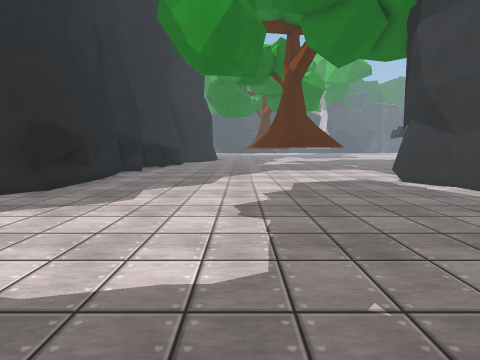
[1] (above)

17 first-person views from a walk through a 3-D level made in the Unity game engine. The camera is 1.5 m above the floor, tilts 8° down and sees 90° across. The floor is counted in squares, 1 m on a side. Each view is taken from the middle of a square. On the plan, view 1 faces up. The plan holds only what a view shows up to about 13 squares ahead; the rest is blank. The place goes on beyond the plan. The player character is not drawn. Surface patterns are stand-ins for the level's own textures.

[2]
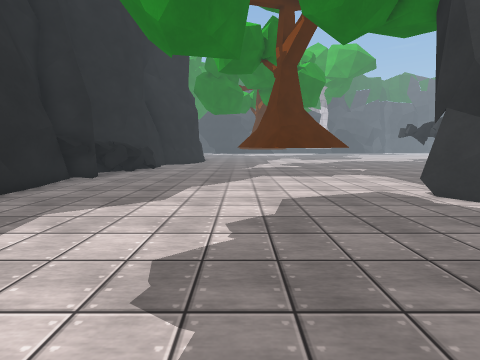

[3]
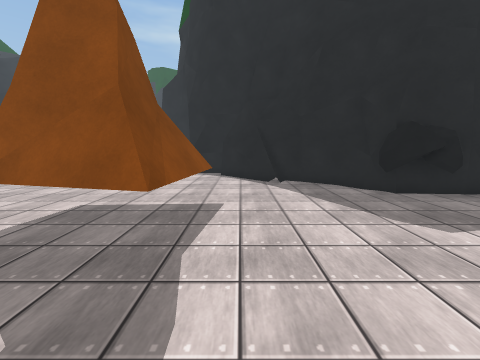

[4]
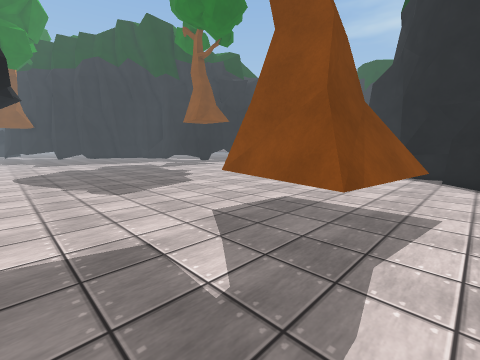

[5]
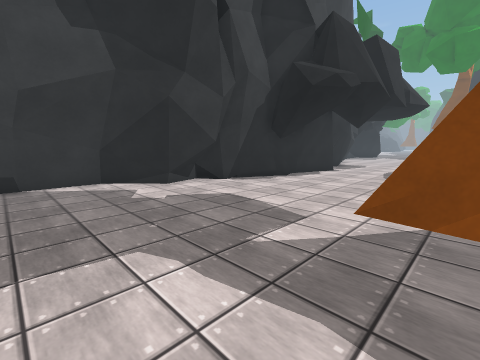

[6]
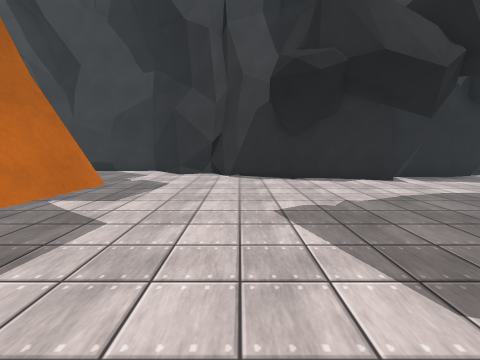

[7]
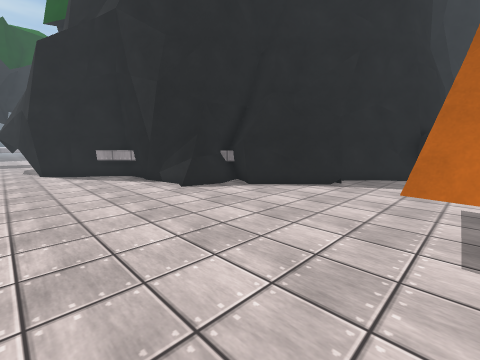

[8]
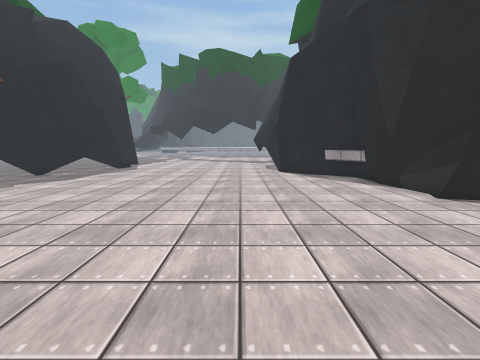

[9]
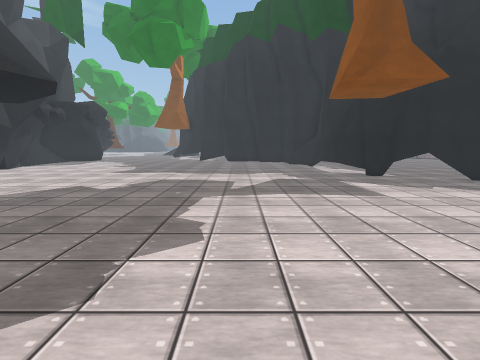

[10]
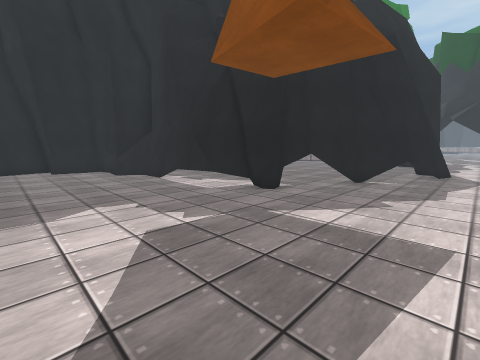

[11]
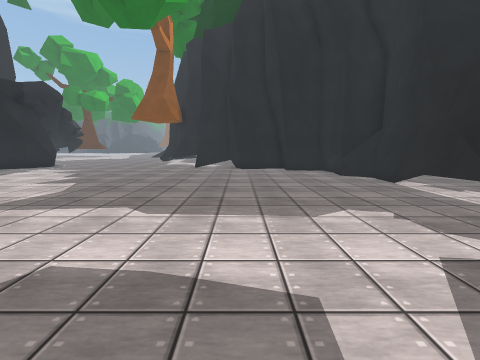

[12]
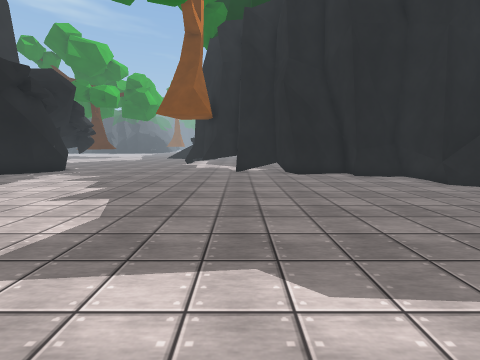

[13]
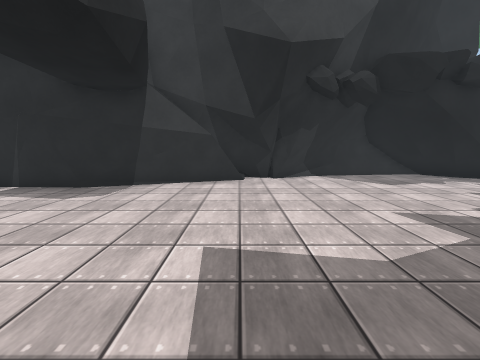

[14]
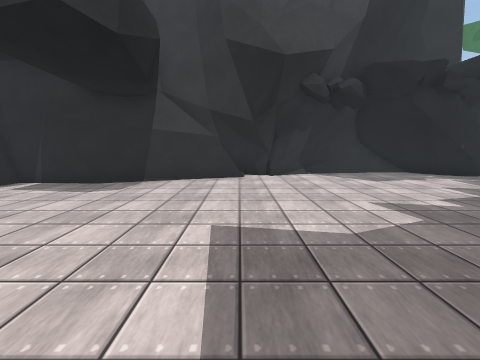

[15]
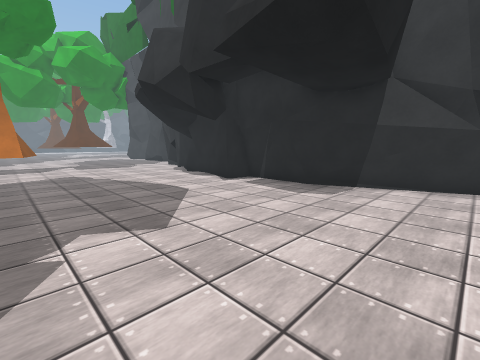

[16]
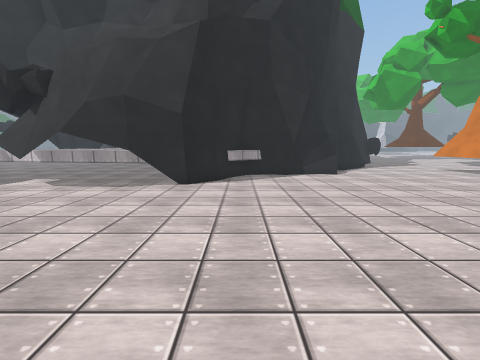

[17]
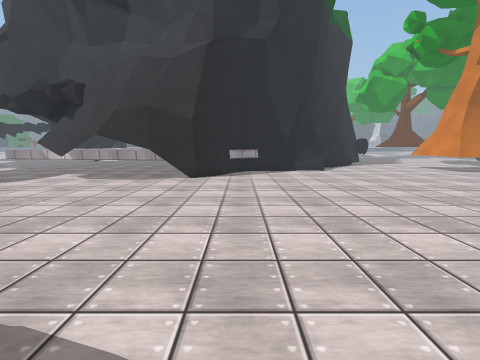

### Floor plan
Key: @ floor where view 1 was taken; # wall or solid block; . floor; = window, fence, low wall or low ledge; R rock; T tree.
Columns run from 25 left of view 1 to 10 right of it. Each row starts with its distance up from view 1.
 17                     R      T
 16                   RR.......TTTTT ...
 15                    #.......TTTT.....
 14                   RR........ ......
 13                   #................
 12                   #...............
 11                   ##.............
 10                   ##............##
  9                   #R.............#
  8                  ##R.............#
  7                 ##..............
  6                ##...............
  5                #...............
  4               ##................##
  3            ####.................##
  2            ###.....TTTTT.........#
  1           ###...... TTT.........##
  0        ######......TTTT..@.....##
 -1 ##    ##...........TTTT........#
 -2 ##    #..............TT.......##
 -3 #######.......................##
 -4 ...###........................#
 -5 #.#...........................#
 -6 ..............................#
 -7 .............................##
 -8 .............................#
 -9  ............................#
-10   ...........................#
-11   ...........................#
-12    ..........................#
-13 .............................##
-14 .............................##
-15  #####........................#
-16      ##.......................#
-17       ##......................#
-18       ###.....................##
-19       #####...................###
-20           ##...................=#
-21            #....................#
-22            #....................#
-23            #....................##
-24            #.....................#
-25            #.....................##
-26            #=.....................#
-27           ###=....................#
-28             #....................##
-29             #=##................###
-30             #######............###

Where each view was taken, in squares from view 1:
view 1: 0 up, 0 right, facing up
view 2: 3 up, 1 right, facing up
view 3: 3 up, 1 right, facing left
view 4: 3 up, 1 right, facing down-left
view 5: 4 up, 3 left, facing down-right
view 6: 4 down, 7 left, facing right
view 7: 5 down, 5 left, facing up-left
view 8: 6 down, 6 left, facing left
view 9: 6 down, 8 left, facing down
view 10: 13 down, 8 left, facing down-left
view 11: 14 down, 7 left, facing down
view 12: 17 down, 4 left, facing down
view 13: 20 down, 4 left, facing right
view 14: 20 down, 5 left, facing right
view 15: 19 down, 4 left, facing up-right
view 16: 13 down, 18 left, facing up
view 17: 15 down, 18 left, facing up
